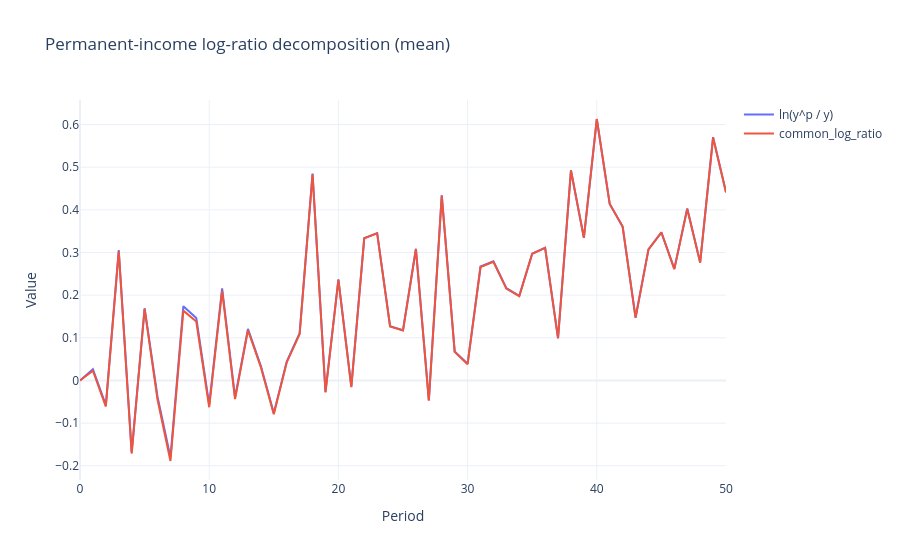
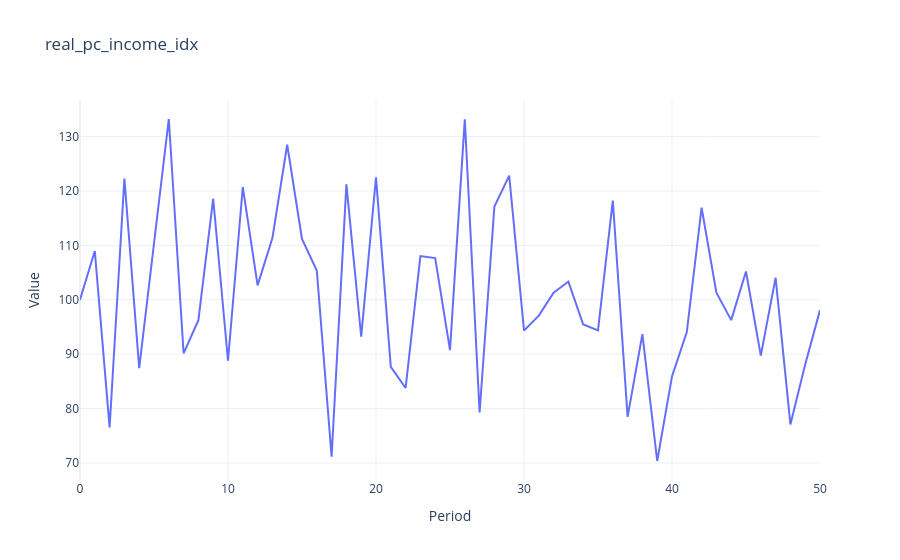

Notebook source saved alongside these figures, in order:
### Code cell
from src.notebook_workflow import plot_permanent_income_log_ratio_decomposition, build_permanent_income_log_ratio_decomposition_df, build_permanent_income_forecast_contribution_table

h5_path = benchmark.model_h5_path if benchmark is not None else simulation.model_h5_path

df_yp = build_permanent_income_log_ratio_decomposition_df(h5_path, country_code=run_config.country_iso3)

fig = plot_permanent_income_log_ratio_decomposition(
    h5_path,
    country_code=run_config.country_iso3,
    columns=["ln_y_p_over_y", "common_log_ratio"],
    reducer="mean",
    show=True,
)


fig = plot_permanent_income_log_ratio_decomposition(
    h5_path,
    country_code=run_config.country_iso3,
    columns=["real_pc_income_idx"],
    reducer="mean",
    title='real_pc_income_idx',
    show=True,
)

decomposition_df = build_permanent_income_log_ratio_decomposition_df(
    h5_path,
    country_code=run_config.country_iso3,
    reducer='mean',
    include_log_real_pc_income=True,
    # include_log_real_pc_income="log_real_pc_income_t" in selected_columns,
)
decomposition_df[['common_log_ratio', 'log_real_pc_income_t']]

### Figure 1 — Plotly figure (JSON) as saved in the notebook; plotly's stock layout.template omitted (floating-point values rounded to 4 significant figures)
{"data": [{"mode": "lines", "name": "ln(y^p / y)", "type": "scatter", "x": [0, 1, 2, 3, 4, 5, 6, 7, 8, 9, 10, 11, 12, 13, 14, 15, 16, 17, 18, 19, 20, 21, 22, 23, 24, 25, 26, 27, 28, 29, 30, 31, 32, 33, 34, 35, 36, 37, 38, 39, 40, 41, 42, 43, 44, 45, 46, 47, 48, 49, 50], "y": [0.0, 0.02614, -0.05773, 0.3059, -0.168, 0.1693, -0.0382, -0.1802, 0.1741, 0.1462, -0.0567, 0.2156, -0.03982, 0.1208, 0.03375, -0.07658, 0.04441, 0.1109, 0.4851, -0.02674, 0.2368, -0.01472, 0.3337, 0.3455, 0.1273, 0.1178, 0.3088, -0.04641, 0.4341, 0.06805, 0.03919, 0.2671, 0.2795, 0.2163, 0.1984, 0.2974, 0.3111, 0.09892, 0.4924, 0.3344, 0.6129, 0.4136, 0.3606, 0.1471, 0.3075, 0.3472, 0.2616, 0.403, 0.2771, 0.5703, 0.4417]}, {"mode": "lines", "name": "common_log_ratio", "type": "scatter", "x": [0, 1, 2, 3, 4, 5, 6, 7, 8, 9, 10, 11, 12, 13, 14, 15, 16, 17, 18, 19, 20, 21, 22, 23, 24, 25, 26, 27, 28, 29, 30, 31, 32, 33, 34, 35, 36, 37, 38, 39, 40, 41, 42, 43, 44, 45, 46, 47, 48, 49, 50], "y": [0.0, 0.02272, -0.06115, 0.3025, -0.1714, 0.1676, -0.04484, -0.1888, 0.1637, 0.1381, -0.06281, 0.2108, -0.04367, 0.1176, 0.03091, -0.07909, 0.0422, 0.1089, 0.4834, -0.0281, 0.2359, -0.01543, 0.3332, 0.345, 0.1267, 0.1172, 0.3081, -0.04715, 0.4333, 0.06705, 0.03815, 0.2659, 0.2783, 0.2153, 0.1976, 0.2969, 0.3109, 0.099, 0.4925, 0.3345, 0.613, 0.4138, 0.3608, 0.1473, 0.3075, 0.347, 0.261, 0.4022, 0.2762, 0.5693, 0.4408]}], "layout": {"title": {"text": "Permanent-income log-ratio decomposition (mean)"}, "xaxis": {"title": {"text": "Period"}}, "yaxis": {"title": {"text": "Value"}}}}

### Figure 2 — Plotly figure (JSON) as saved in the notebook; plotly's stock layout.template omitted (floating-point values rounded to 4 significant figures)
{"data": [{"mode": "lines", "name": "real_pc_income_idx", "type": "scatter", "x": [0, 1, 2, 3, 4, 5, 6, 7, 8, 9, 10, 11, 12, 13, 14, 15, 16, 17, 18, 19, 20, 21, 22, 23, 24, 25, 26, 27, 28, 29, 30, 31, 32, 33, 34, 35, 36, 37, 38, 39, 40, 41, 42, 43, 44, 45, 46, 47, 48, 49, 50], "y": [100.0, 109.0, 76.53, 122.3, 87.44, 110.1, 133.2, 90.16, 96.26, 118.6, 88.8, 120.7, 102.7, 111.4, 128.5, 111.2, 105.4, 71.15, 121.2, 93.23, 122.5, 87.66, 83.79, 108.0, 107.7, 90.75, 133.2, 79.28, 117.2, 122.8, 94.36, 97.09, 101.3, 103.4, 95.45, 94.36, 118.3, 78.48, 93.69, 70.36, 85.91, 94.07, 116.9, 101.3, 96.26, 105.2, 89.73, 104.1, 77.09, 88.12, 98.1]}], "layout": {"title": {"text": "real_pc_income_idx"}, "xaxis": {"title": {"text": "Period"}}, "yaxis": {"title": {"text": "Value"}}}}
